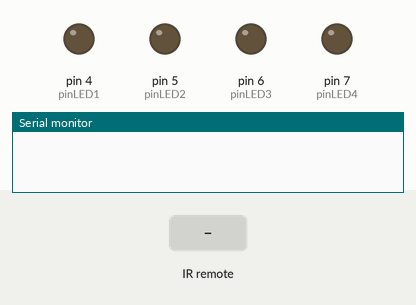
Recording of a sketch running on a simulated Arduino Uno, built with avr-gcc and run on an emulated ATmega328P. Shown: output pins drawn as LEDs (lit = HIGH), the last lines printed to the serial monitor. The test bench sets the inputs (shaded band).

Above: at 1.2 s.
1.3 s: infrared code 0x45 received
At 1.9 s:
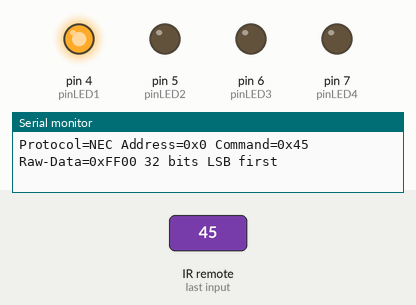
2.8 s: infrared code 0x46 received
At 4.0 s:
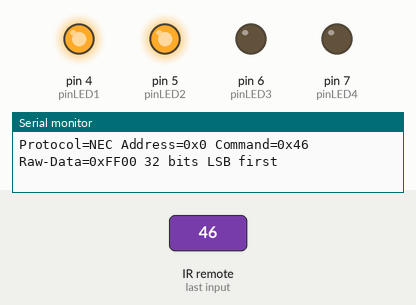
4.3 s: infrared code 0x47 received
At 5.1 s:
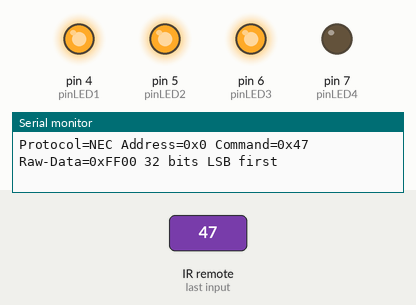
5.8 s: infrared code 0x44 received
At 7.0 s:
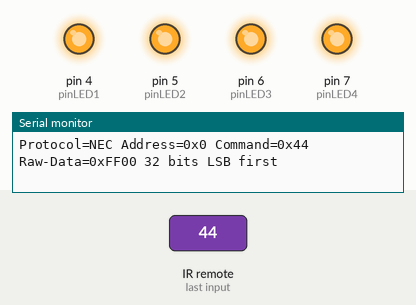
7.3 s: infrared code 0x45 received
At 8.2 s:
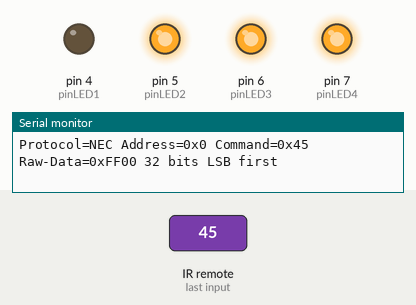
8.8 s: infrared code 0x40 received
At 9.2 s:
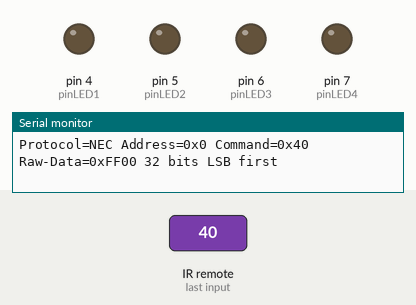
Timing chart, 0 to 11.3 s (numbered marks = the images above; inputs shaded):
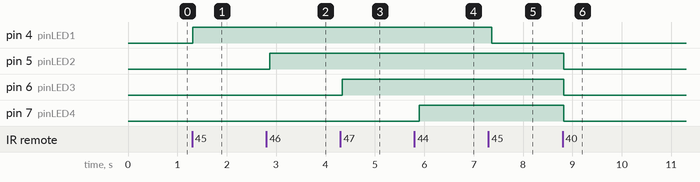

Measured:
- after the input at 1.3 s, pin 4 (pinLED1): LOW → HIGH at once
- after the input at 2.8 s, pin 5 (pinLED2): LOW → HIGH after 0.08 s
- after the input at 4.3 s, pin 6 (pinLED3): LOW → HIGH at once
- after the input at 5.8 s, pin 7 (pinLED4): LOW → HIGH after 0.10 s
- after the input at 7.3 s, pin 4 (pinLED1): HIGH → LOW after 0.06 s
- after the input at 8.8 s, pin 5 (pinLED2), pin 6 (pinLED3), pin 7 (pinLED4): HIGH → LOW at once

The sketch:

decodificador_remoto_leds.ino
```cpp
#include <IRremote.hpp>

#define RECEIVER 2
#define pinLED1 4
#define pinLED2 5
#define pinLED3 6
#define pinLED4 7

bool LED1, LED2, LED3, LED4 = false;

void setup() {
  pinMode(pinLED1, OUTPUT);
  pinMode(pinLED2, OUTPUT);
  pinMode(pinLED3, OUTPUT);
  pinMode(pinLED4, OUTPUT);

  IrReceiver.begin(RECEIVER, ENABLE_LED_FEEDBACK);
  Serial.begin(9600);
}

void loop() {
  if (IrReceiver.decode()) {
   	IrReceiver.printIRResultShort(&Serial);
    IrReceiver.printIRSendUsage(&Serial);

    if (IrReceiver.decodedIRData.protocol == UNKNOWN) {
      Serial.println(F("Received noise or an unknown (or not yet enabled) protocol"));
      IrReceiver.printIRResultRawFormatted(&Serial, true);
    }

    Serial.println();
    IrReceiver.resume();

    if (IrReceiver.decodedIRData.command == 0x45){
      LED1 = !LED1;
      digitalWrite(pinLED1, LED1);
      delay(50);
    }
    if (IrReceiver.decodedIRData.command == 0x46){
      LED2 = !LED2;
      digitalWrite(pinLED2, LED2);
      delay(50);
    }
    if (IrReceiver.decodedIRData.command == 0x47){
      LED3 = !LED3;
      digitalWrite(pinLED3, LED3);
      delay(50);
    }
    if (IrReceiver.decodedIRData.command == 0x44){
      LED4 = !LED4;
      digitalWrite(pinLED4, LED4);
      delay(50);
    }
    if (IrReceiver.decodedIRData.command == 0x40){
      digitalWrite(pinLED1, LOW);
      digitalWrite(pinLED2, LOW);
      digitalWrite(pinLED3, LOW);
      digitalWrite(pinLED4, LOW);
      LED1, LED2, LED3, LED4 = false;
    }
  }

  delay(100);
}
```
